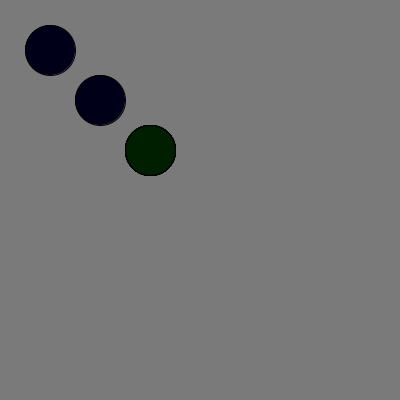
Frame 1 (no input)
Frame 60 (the mouse pressed at the canvas centre just before this capture): identical to frame 1, image omitted
Frame 120 (the mouse held since frame 60 and released just before this capture): identical to frame 1, image omitted

The Processing sketch that drew this single still picture (run headless with seeded random() and noise(); from frame 60 on, the mouse is pressed at the canvas centre):

// Processing sketch: RMP1_Breif1
// ── RMP1_Breif1.pde
void setup() {
  
  size(400,400);
  background(122);
  
}

void draw() {
  background(122);
  fill(0, 0, 25);
  ellipse(50, 50, 50, 50);
  ellipse(100, 100, 50, 50);
  fill(0, 30, 0);
  ellipse(150, 150, 50, 50);
  ellipse(150, 150, 50, 50);
  ellipse(150, 150, 50, 50);
  ellipse(150, 150, 50, 50);
  ellipse(150, 150, 50, 50);
  ellipse(150, 150, 50, 50);
  ellipse(150, 150, 50, 50);
  ellipse(150, 150, 50, 50);
  ellipse(150, 150, 50, 50);
  ellipse(150, 150, 50, 50);
  ellipse(150, 150, 50, 50);
  ellipse(150, 150, 50, 50);
  ellipse(150, 150, 50, 50);
  ellipse(150, 150, 50, 50);
  ellipse(150, 150, 50, 50);
  ellipse(150, 150, 50, 50);
  ellipse(150, 150, 50, 50);
  ellipse(150, 150, 50, 50);
  
  
   
}
// ── Circle.pde
class Circle {
  
  //list of variables
  float xPos;
  float yPos;
  float handw;
  int cRed;
  int cGreen;
  int cBlue;
  
//setting values to the variables
Circle() {
    xPos = random(50,755);
    yPos = random(50,755);
    handw = random(50,100); 
    cRed = (int)random(255);
    cGreen = (int)random(255);
    cBlue = (int)random(255);
    noStroke();
  }

void paint() {
  fill (cRed, cGreen, cBlue);
  ellipse (xPos, yPos, handw, handw);
 }
 //moving the random cirles up when the up arrow is pressed
 void moveUp() {
   yPos --;
 }
 //moving the random cirles down when the down arrow is pressed
 void moveDown() {
   yPos ++;
 }
 //moving the random cirles left when the left arrow is pressed
 void moveLeft() {
   xPos --;
 }
 //moving the random cirles right when the right arrow is pressed
 void moveRight() {
   xPos ++;
 }
}
// ── Head.pde
class Head {
  void paint(int xPos, int yPos) {
    //Pushes the cartesian plane to the middle of the screen to make positioning the face easier
    pushMatrix();
    //an int that the mouse fills when called
    translate(xPos, yPos);
    
  //Ears
  fill(255,222,173);
  stroke(222,184,135);
  ellipse(-150,-30,40,80);
  ellipse(150,-30,40,80);
  noStroke();
    
  //Face outline
  fill(255,222,173);
  ellipse(0,0,300,340);
  
  //Mustache
  fill(139,69,19);
  rotate(-HALF_PI);
  rotate(-HALF_PI);
  arc(0, -100, 160, 130, 0, PI,0);
  
  //Rosey Red Nose
  fill(255,127,80);
  ellipse(0,-30,60,40);
  
  //Left Eye (white layer)
  fill(255,250,250);
  ellipse(70,60,40,60);
  
  //Rigth Eye (white layer)
  fill(255,250,250);
  ellipse(-70,60,40,60);
  
  //Left Eye (brown layer)
  fill(139,69,19);
  ellipse(62,55,20,30);
  
  //Right Eye (brown layer)
  fill(139,69,19);
  ellipse(-78,55,20,30);
  
  //Left Eye (retina)
  fill(0,0,0);
  ellipse(62,55,10,20);
  
  //Right Eye (retina)
  fill(0,0,0);
  ellipse(-78,55,10,20);
  
  //Glasses
  noFill();
  stroke(0,0,0);
  
  //left
  ellipse(70,60,80,80);
  
  //Right
  ellipse(-70,60,80,80);
  
  //Bridge
  line(30,60,-30, 60);
  
  //Left Ear Part
  line(110,60,135,70);
  
  //Right Ear Part
  line(-110,60,-135,70);
  
  //Rosey Cheeks
  fill(255,192,203,175);
  noStroke();
  //Left
  ellipse(90,-20,60,60);
  
  //Right
  ellipse(-90,-20,60,60);
  
  //Hair
  noFill();
  stroke(0,0,0,75);
  arc(0, 140, 170, 50, 0, PI);
  arc(0, 135, 170, 50, 0, PI);
  arc(0, 125, 170, 50, 0, PI);
  arc(0, 115, 170, 50, 0, PI);
  //puts the cartesian plane back to 0,0
  popMatrix();
  }
}
// ── Text.pde
class Text {
  void paint(){
    
   //The size of the text 
   textSize(52);
   //Colour fo the text
   fill(65,105,225, 204);
   //The text that is brought up and where it apperars on the screen
   text("Old Mr.O'Connal", 12, 65,-30);

  }
}
